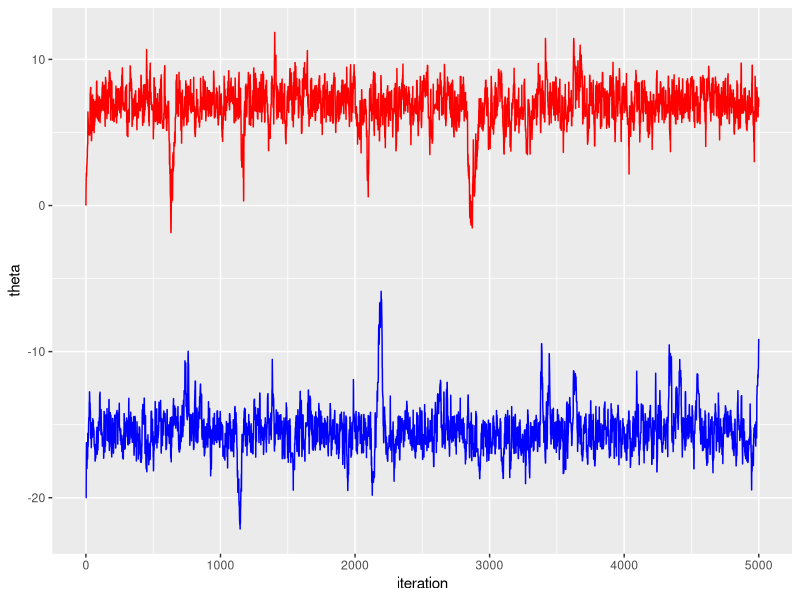
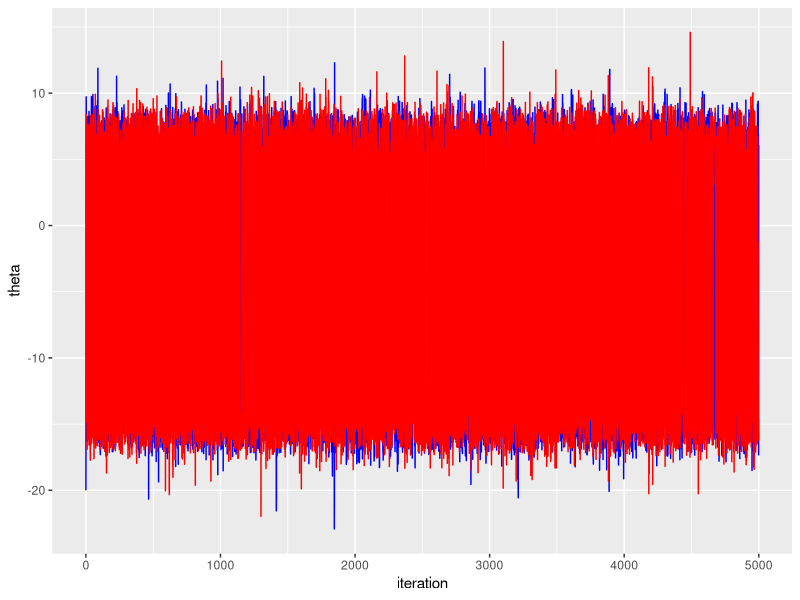

Write R code to recreate these figures, in order.
y_1 = -16.6
y_2 = -14.7
y_3 = 6.3
y_4 = 8.4

pi = function(theta) {
  (1/(1+(y_1-theta)^2))*(1/(1+(y_2-theta)^2))*(1/(1+(y_3-theta)^2))*(1/(1+(y_4-theta)^2))
}

q = function(theta) {
  rnorm(1, theta, 1)
}

theta_MH_a = array (0,5000)
theta_MH_a[1] = -20
for (t in 2:5001) {
  theta_star = q(theta_MH_a[t-1])
  u = runif(1)
  if (u < min(1, (pi(theta_star))/(pi(theta_MH_a[t-1])))) {
    theta_MH_a[t] = theta_star
  } else {
    theta_MH_a[t] = theta_MH_a[t-1]
  }
}

theta_MH_b = array (0,5000)
theta_MH_b[1] = 0
for (t in 2:5001) {
  theta_star = q(theta_MH_b[t-1])
  u = runif(1)
  if (u < min(1, (pi(theta_star))/(pi(theta_MH_b[t-1])))) {
    theta_MH_b[t] = theta_star
  } else {
    theta_MH_b[t] = theta_MH_b[t-1]
  }
}

library(ggplot2)

df_MH = data.frame(seq(0,5000,1), theta_MH_a, theta_MH_b)
ggplot(df_MH,aes(seq(0,5000,1))) + geom_line(aes(y = theta_MH_a), color = "blue") + geom_line(aes(y = theta_MH_b), color = "red") + labs(x= "iteration") + labs(y= "theta")


G_s = function(theta) { 
  pi(theta) >= s 
}
H_s = function(theta) { 
  (theta >= (y_1 - sqrt((1-s^(1/4))/s^(1/4)))) & (theta <= (y_4 + sqrt((1-s^(1/4))/s^(1/4)))) 
}

rejection_sampler = function(G_s) {
  accept = 0
  while (accept == 0) {
    theta = runif(1, y_1-sqrt((1-s^(1/4))/s^(1/4)), y_4+sqrt((1-s^(1/4))/s^(1/4)))
    if (G_s(theta)) {
      accept = 1
    }
  }
  return(theta)
}

theta_SS_a = array (0,5000)
theta_SS_a[1] = -20
for (t in 2:5001) {
  s = runif(1, 0, pi(theta_SS_a[t-1]))
  G_s = function(theta) { 
    pi(theta) >= s 
  }
  theta_SS_a[t] = rejection_sampler(G_s)
}


theta_SS_b = array (0,5000)
theta_SS_b[1] = 0
for (t in 2:5001) {
  s = runif(1, 0, pi(theta_SS_b[t-1]))
  G_s = function(theta) { 
    pi(theta) >= s 
  }
  theta_SS_b[t] = rejection_sampler(G_s)
}

df_SS = data.frame(seq(0,5000,1), theta_SS_a, theta_SS_b)
ggplot(df_SS,aes(seq(0,5000,1))) + geom_line(aes(y = theta_SS_a), color = "blue")  + geom_line(aes(y = theta_SS_b), color = "red") + labs(x= "iteration") + labs(y= "theta")

num_larger_than_8 = sum(df_SS[-1, 2:3] > 8)
num_less_than_minus_15 = sum(df_SS[-1, 2:3] < -15)
total_values = sum(lengths(df_SS[-1, 2:3]))
prob_8 = num_larger_than_8/total_values
print("Estimate of probability that theta is more than 8 is:")
print(prob_8)
prob_minus_15 = num_less_than_minus_15/total_values
print("Estimate of probability that theta is less than -15 is:")
print(prob_minus_15)
